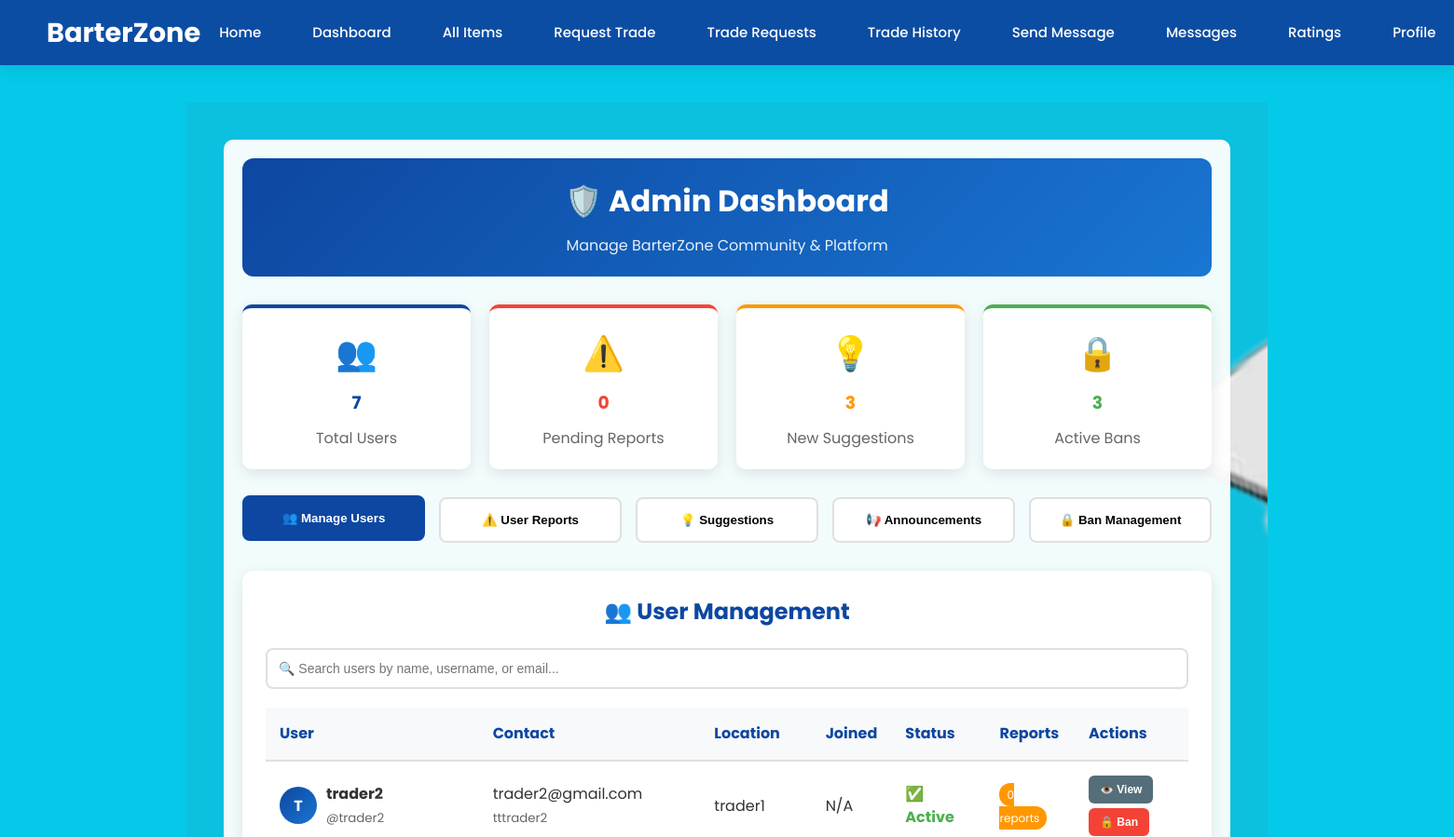
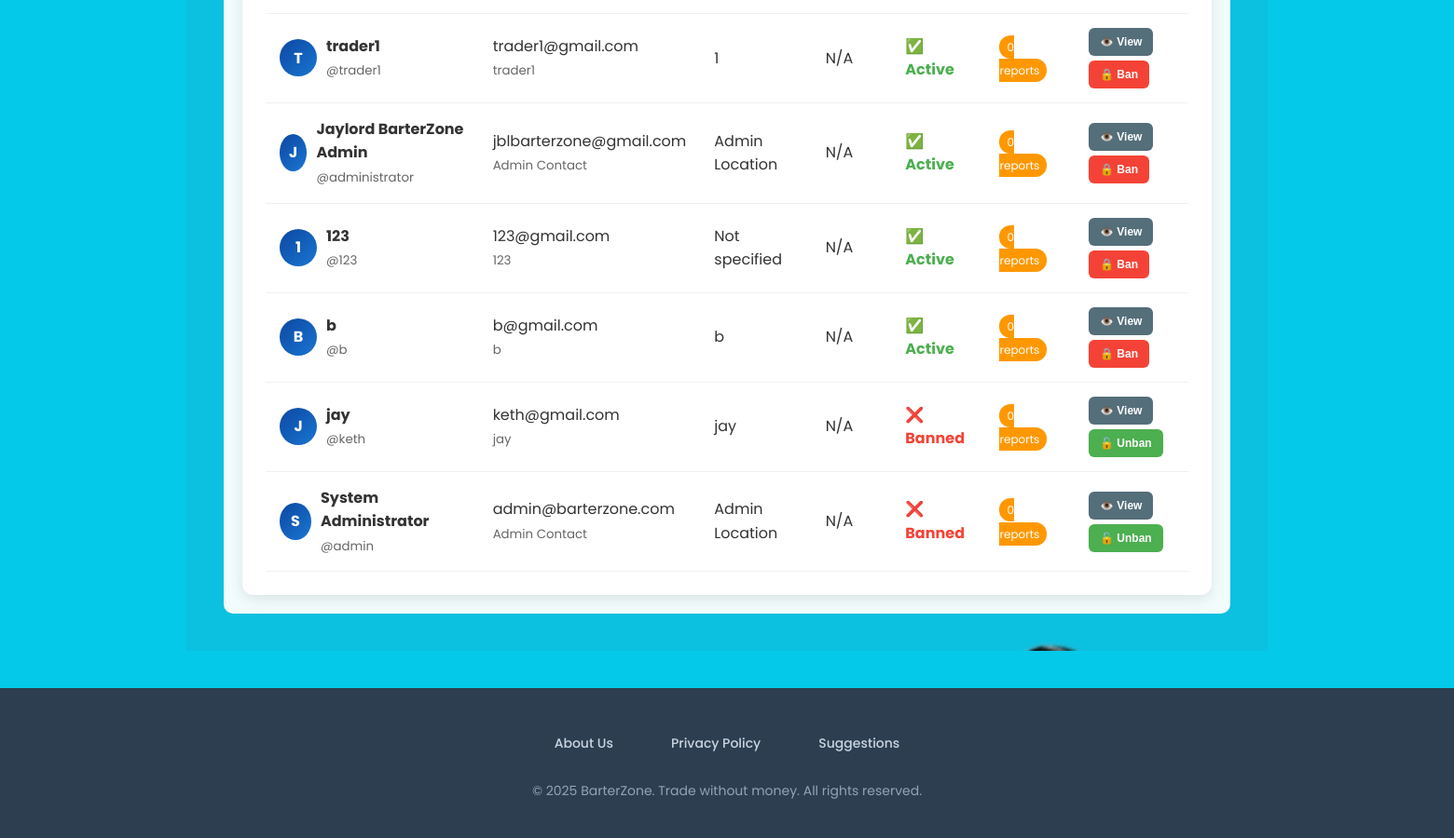
The page /admin (signed in) on the database its author committed (2 pictures, top to bottom).
### tables this page shows
CREATE TABLE users (
            id INTEGER PRIMARY KEY AUTOINCREMENT,
            username TEXT UNIQUE NOT NULL,
            email TEXT,
            password TEXT NOT NULL,
            birthdate TEXT,
            location TEXT,
            full_name TEXT,
            contact TEXT,
            created_at TIMESTAMP DEFAULT CURRENT_TIMESTAMP
        , is_admin BOOLEAN DEFAULT 0);

### app.py (the view)
@app.route('/admin')
def admin_dashboard():
    if not is_admin_user():
        flash('Access denied. Admin only.', 'error')
        return redirect(url_for('dashboard'))
    with sqlite3.connect(DB_NAME) as conn:
        conn.row_factory = sqlite3.Row
        total_users = conn.execute("SELECT COUNT(*) FROM users WHERE is_admin = 0").fetchone()[0]
        pending_reports = conn.execute("SELECT COUNT(*) FROM user_reports WHERE status = 'pending'").fetchone()[0]
        pending_suggestions = \
        conn.execute("SELECT COUNT(*) FROM user_recommendations WHERE status = 'pending'").fetchone()[0]
        active_bans = conn.execute("SELECT COUNT(*) FROM user_bans WHERE is_active = 1").fetchone()[0]
        users = conn.execute("""
                   SELECT u.*,
                          (SELECT COUNT(*) FROM user_reports WHERE reported_user_id = u.id) as report_count,
                          (SELECT COUNT(*) FROM user_bans WHERE user_id = u.id AND is_active = 1) as is_banned
                   FROM users u
                   WHERE u.is_admin = 0
                   ORDER BY u.id DESC
               """).fetchall()
        reports = conn.execute("""
            SELECT ur.*,
                   ru.username as reported_username, ru.email as reported_email,
                   rr.username as reporter_username, rr.email as reporter_email
            FROM user_reports ur
            JOIN users ru ON ur.reported_user_id = ru.id
            JOIN users rr ON ur.reporting_user_id = rr.id
            ORDER BY ur.created_at DESC
        """).fetchall()
        suggestions = conn.execute("""
            SELECT ur.*, u.username, u.email
            FROM user_recommendations ur
            JOIN users u ON ur.user_id = u.id
            ORDER BY ur.created_at DESC
        """).fetchall()
        announcements = conn.execute("""
            SELECT a.*, u.username as admin_username
            FROM announcements a
            JOIN users u ON a.admin_id = u.id
            ORDER BY a.created_at DESC
        """).fetchall()
        bans = conn.execute("""
            SELECT ub.*, u.username, u.email, admin_u.username as admin_username
            FROM user_bans ub
            JOIN users u ON ub.user_id = u.id
            JOIN users admin_u ON ub.admin_id = admin_u.id
            ORDER BY ub.created_at DESC
        """).fetchall()
    return render_template('admin.html',
                           total_users=total_users,
                           pending_reports=pending_reports,
                           pending_suggestions=pending_suggestions,
                           active_bans=active_bans,
                           users=users,
                           reports=reports,
                           suggestions=suggestions,
                           announcements=announcements,
                           bans=bans)

### app.py (called while the page is built)
def is_admin_user():
    if 'user_id' not in session:
        return False
    with sqlite3.connect(DB_NAME) as conn:
        conn.row_factory = sqlite3.Row
        admin = conn.execute(
            "SELECT * FROM admin_table WHERE user_id = ? AND is_active = 1",
            (session['user_id'],)
        ).fetchone()
        return admin is not None

### templates/admin.html (shortened to what this page needs)
{% extends "base.html" %}
{% block content %}
{% if session.user_id and session.is_admin %}
<section class="hero-section">
  <div class="overlay" style="background: rgba(255,255,255,0.95); color:#333; max-width: 1400px; width:100%; padding:20px; border-radius:10px;">
    <div style="text-align: center; margin-bottom: 30px; padding: 20px; background: linear-gradient(135deg, #0d47a1 0%, #1976d2 100%); color: white; border-radius: 12px;">
      <h1 style="margin-bottom:10px; font-size: 32px;">🛡️ Admin Dashboard</h1>
      <p style="margin:0; font-size: 16px; opacity: 0.9;">Manage BarterZone Community & Platform</p>
    </div>
    <div style="display: grid; grid-template-columns: repeat(auto-fit, minmax(200px, 1fr)); gap: 20px; margin-bottom: 30px;">
      <div style="background: white; padding: 20px; border-radius: 10px; text-align: center; box-shadow: 0 4px 15px rgba(0,0,0,0.1); border-top: 4px solid #0d47a1;">
        <div style="font-size: 36px; color: #0d47a1;">👥</div>
        <h3 style="color:#0d47a1; margin:10px 0;">{{ total_users }}</h3>
        <p style="color:#666; margin:0;">Total Users</p>
      </div>
      <div style="background: white; padding: 20px; border-radius: 10px; text-align: center; box-shadow: 0 4px 15px rgba(0,0,0,0.1); border-top: 4px solid #f44336;">
        <div style="font-size: 36px; color: #f44336;">⚠️</div>
        <h3 style="color:#f44336; margin:10px 0;">{{ pending_reports }}</h3>
        <p style="color:#666; margin:0;">Pending Reports</p>
      </div>
      <div style="background: white; padding: 20px; border-radius: 10px; text-align: center; box-shadow: 0 4px 15px rgba(0,0,0,0.1); border-top: 4px solid #ff9800;">
        <div style="font-size: 36px; color: #ff9800;">💡</div>
        <h3 style="color:#ff9800; margin:10px 0;">{{ pending_suggestions }}</h3>
        <p style="color:#666; margin:0;">New Suggestions</p>
      </div>
      <div style="background: white; padding: 20px; border-radius: 10px; text-align: center; box-shadow: 0 4px 15px rgba(0,0,0,0.1); border-top: 4px solid #4CAF50;">
        <div style="font-size: 36px; color: #4CAF50;">🔒</div>
        <h3 style="color:#4CAF50; margin:10px 0;">{{ active_bans }}</h3>
        <p style="color:#666; margin:0;">Active Bans</p>
      </div>
    </div>
    <div style="display: grid; grid-template-columns: repeat(auto-fit, minmax(150px, 1fr)); gap: 15px; margin-bottom: 30px;">
      <button onclick="showSection('users')" class="admin-nav-btn active">
        👥 Manage Users
      </button>
      <button onclick="showSection('reports')" class="admin-nav-btn">
        ⚠️ User Reports
      </button>
      <button onclick="showSection('suggestions')" class="admin-nav-btn">
        💡 Suggestions
      </button>
      <button onclick="showSection('announcements')" class="admin-nav-btn">
        📢 Announcements
      </button>
      <button onclick="showSection('bans')" class="admin-nav-btn">
        🔒 Ban Management
      </button>
    </div>
    <div id="users-section" class="admin-section">
      <h2 style="color:#0d47a1; margin-bottom:20px;">👥 User Management</h2>
      <div style="margin-bottom: 20px;">
        <input type="text" id="userSearch" placeholder="🔍 Search users by name, username, or email..."
               style="width: 100%; padding: 12px; border: 2px solid #e0e0e0; border-radius: 8px; font-size: 14px;">
      </div>
      <div style="overflow-x: auto;">
        <table class="admin-table">
          <thead>
            <tr>
              <th>User</th>
              <th>Contact</th>
              <th>Location</th>
              <th>Joined</th>
              <th>Status</th>
              <th>Reports</th>
              <th>Actions</th>
            </tr>
          </thead>
          <tbody>
            {% for user in users %}
            <tr>
              <td>
                <div style="display: flex; align-items: center; gap: 10px;">
                  <div style="width: 40px; height: 40px; background: linear-gradient(135deg, #0d47a1 0%, #1976d2 100%); color: white; border-radius: 50%; display: flex; align-items: center; justify-content: center; font-weight: bold;">
                    {{ (user.full_name or user.username)|first|upper }}
                  </div>
                  <div>
                    <strong>{{ user.full_name or user.username }}</strong>
                    <br>
                    <small style="color: #666;">@{{ user.username }}</small>
                  </div>
                </div>
              </td>
              <td>
                {{ user.email }}<br>
                <small style="color: #666;">{{ user.contact or 'No contact' }}</small>
              </td>
              <td>{{ user.location or 'Not specified' }}</td>
              <td>{{ user.join_date[:10] if user.join_date else 'N/A' }}</td>
              <td>
                {% if user.is_banned %}
                <span style="color: #f44336; font-weight: bold;">❌ Banned</span>
                {% else %}
                <span style="color: #4CAF50; font-weight: bold;">✅ Active</span>
                {% endif %}
              </td>
              <td>
                <span style="background: #ff9800; color: white; padding: 4px 8px; border-radius: 12px; font-size: 12px;">
                  {{ user.report_count or 0 }} reports
                </span>
              </td>
              <td>
                <div style="display: flex; gap: 5px; flex-wrap: wrap;">
                  <button onclick="viewUserDetails({{ user.id }})" class="btn-action view">
                    👁️ View
                  </button>
                  {% if not user.is_admin %}
                    {% if user.is_banned %}
                    <button onclick="unbanUser({{ user.id }})" class="btn-action success">
                      🔓 Unban
                    </button>
                    {% else %}
                    <button onclick="showBanModal({{ user.id }}, '{{ user.username }}')" class="btn-action danger">
                      🔒 Ban
                    </button>
                    {% endif %}
                  {% endif %}
                </div>
              </td>
            </tr>
            {% endfor %}
          </tbody>
        </table>
      </div>
    </div>
  </div>
</section>
{% endif %}
{% endblock %}

### static/style.css (style rules this page uses)
* { margin: 0; padding: 0; box-sizing: border-box; }
body { font-family: 'Poppins', sans-serif; color: #fff; display: flex; flex-direction: column; min-height: 100vh; }
.hero-section { background: url("/static/images/home.png") no-repeat center center/cover; flex: 1; display: flex; justify-content: center; align-items: center; padding: 40px; text-align: center; }
.overlay { background: rgba(0, 86, 99, 0.8); padding: 40px; border-radius: 10px; max-width: 500px; width: 100%; }
.overlay h1 { font-size: 1.8rem; margin-bottom: 25px; }

### templates/base.html (style rules this page uses)
* { margin: 0; padding: 0; box-sizing: border-box; }
body { font-family: 'Poppins', sans-serif; background: #05C9E8; color: #1e293b; line-height: 1.6; min-height: 100vh; }

### templates/admin.html (style rules this page uses)
.admin-nav-btn { padding: 15px; background: white; border: 2px solid #e0e0e0; border-radius: 8px; font-weight: bold; cursor: pointer; transition: all 0.3s ease; }
.admin-nav-btn:hover, .admin-nav-btn.active { background: #0d47a1; color: white; border-color: #0d47a1; transform: translateY(-2px); }
.admin-section { background: white; padding: 25px; border-radius: 12px; box-shadow: 0 4px 15px rgba(0,0,0,0.1); }
.admin-table { width: 100%; border-collapse: collapse; text-align: left; }
.admin-table th { background: #f8f9fa; padding: 15px; font-weight: bold; color: #0d47a1; border-bottom: 2px solid #e0e0e0; }
.admin-table td { padding: 15px; border-bottom: 1px solid #f0f0f0; }
.btn-action { padding: 8px 12px; border: none; border-radius: 6px; font-size: 12px; font-weight: bold; cursor: pointer; transition: all 0.3s ease; }
.btn-action.view { background: #546e7a; color: white; }
.btn-action.success { background: #4CAF50; color: white; }
.btn-action.danger { background: #f44336; color: white; }

### rows shown on the page
users: full_name "T", full_name "trader2", username "trader2", email "trader2@gmail.com", contact "tttrader2", location "trader1", join_date "N/A", shows "✅ Active", is_admin "0"
users: full_name "T", full_name "trader1", username "trader1", email "trader1@gmail.com", contact "trader1", location "1", join_date "N/A", shows "✅ Active", is_admin "0"
users: full_name "J", full_name "Jaylord BarterZone Admin", username "administrator", email "jblbarterzone@gmail.com", contact "Admin Contact", location "Admin Location", join_date "N/A", shows "✅ Active", is_admin "0"
users: full_name "1", full_name "123", username "123", email "123@gmail.com", contact "123", location "Not specified", join_date "N/A", shows "✅ Active", is_admin "0"
users: full_name "B", full_name "b", username "b", email "b@gmail.com", contact "b", location "b", join_date "N/A", shows "✅ Active", is_admin "0"
users: full_name "J", full_name "jay", username "keth", email "keth@gmail.com", contact "jay", location "jay", join_date "N/A", shows "❌ Banned", is_admin "0"
users: full_name "S", full_name "System Administrator", username "admin", email "admin@barterzone.com", contact "Admin Contact", location "Admin Location", join_date "N/A", shows "❌ Banned", is_admin "0"

### other values the page prints
{{ total_users }} "7"
{{ pending_reports }} "0"
{{ pending_suggestions }} "3"
{{ active_bans }} "3"
